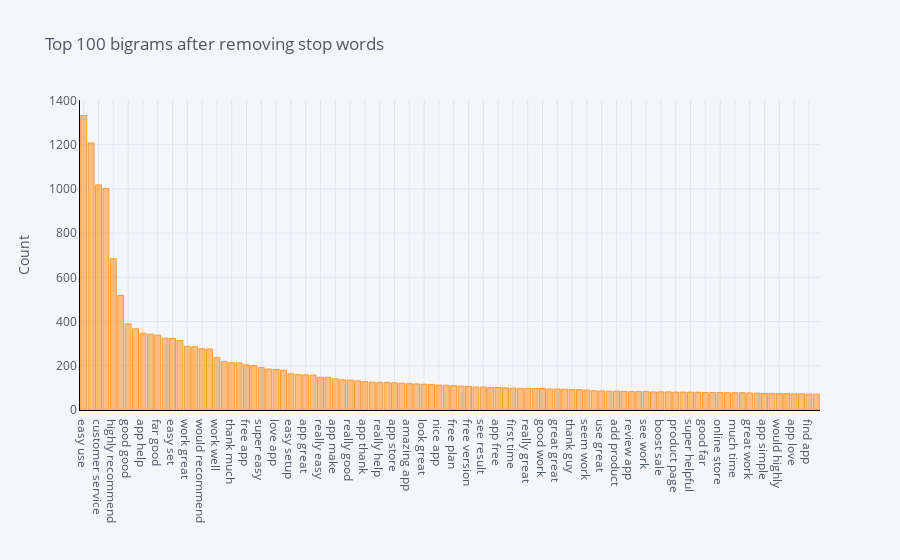

The code cell stored with this chart in its notebook:
### Code cell
plot_model(plot = 'bigram')

### Figure 1 — Plotly figure (JSON) as saved in the notebook; plotly's stock layout.template omitted (floating-point values rounded to 4 significant figures)
{"data": [{"marker": {"color": "rgba(255, 153, 51, 0.6)", "line": {"color": "rgba(255, 153, 51, 1.0)", "width": 1}}, "name": "count", "orientation": "v", "text": "", "type": "bar", "x": ["easy use", "great app", "customer service", "use app", "highly recommend", "good app", "good good", "customer support", "app help", "support team", "far good", "app easy", "easy set", "recommend app", "work great", "easy install", "would recommend", "app work", "work well", "awesome app", "thank much", "app use", "free app", "great customer", "super easy", "start use", "love app", "definitely recommend", "easy setup", "app really", "app great", "instal app", "really easy", "look good", "app make", "great support", "really good", "simple use", "app thank", "let see", "really help", "help lot", "app store", "app far", "amazing app", "shopify store", "look great", "work perfectly", "nice app", "product option", "free plan", "make easy", "free version", "lot time", "see result", "app would", "app free", "save lot", "first time", "great product", "really great", "would definitely", "good work", "give star", "great great", "simple easy", "thank guy", "app need", "seem work", "save time", "use great", "app look", "add product", "great job", "review app", "increase sale", "see work", "much easy", "boost sale", "app good", "product page", "use free", "super helpful", "make sure", "good far", "exactly need", "online store", "really helpful", "much time", "leave review", "great work", "good easy", "app simple", "import product", "would highly", "good job", "app love", "fantastic app", "find app", "useful app"], "y": [1332, 1208, 1018, 1002, 684, 518, 390, 367, 347, 343, 339, 325, 324, 314, 288, 286, 277, 276, 237, 219, 214, 213, 204, 201, 192, 185, 183, 180, 164, 160, 159, 158, 148, 148, 141, 137, 135, 132, 128, 126, 125, 125, 123, 121, 119, 118, 117, 116, 113, 112, 110, 108, 107, 104, 104, 102, 102, 100, 99, 98, 98, 97, 97, 95, 95, 94, 92, 92, 90, 87, 86, 85, 85, 84, 83, 83, 83, 82, 82, 82, 81, 81, 81, 80, 79, 79, 79, 78, 78, 78, 77, 76, 75, 75, 74, 74, 73, 73, 72, 72]}], "layout": {"autosize": true, "legend": {"bgcolor": "#F5F6F9", "font": {"color": "#4D5663"}}, "paper_bgcolor": "#F5F6F9", "plot_bgcolor": "#F5F6F9", "title": {"font": {"color": "#4D5663"}, "text": "Top 100 bigrams after removing stop words"}, "xaxis": {"autorange": true, "gridcolor": "#E1E5ED", "linecolor": "black", "range": [-0.5, 99.5], "showgrid": true, "tickfont": {"color": "#4D5663"}, "title": {"font": {"color": "#4D5663"}, "text": ""}, "type": "category", "zerolinecolor": "#E1E5ED"}, "yaxis": {"autorange": true, "gridcolor": "#E1E5ED", "linecolor": "black", "range": [0, 1402.0], "showgrid": true, "tickfont": {"color": "#4D5663"}, "title": {"font": {"color": "#4D5663"}, "text": "Count"}, "type": "linear", "zerolinecolor": "#E1E5ED"}}}
